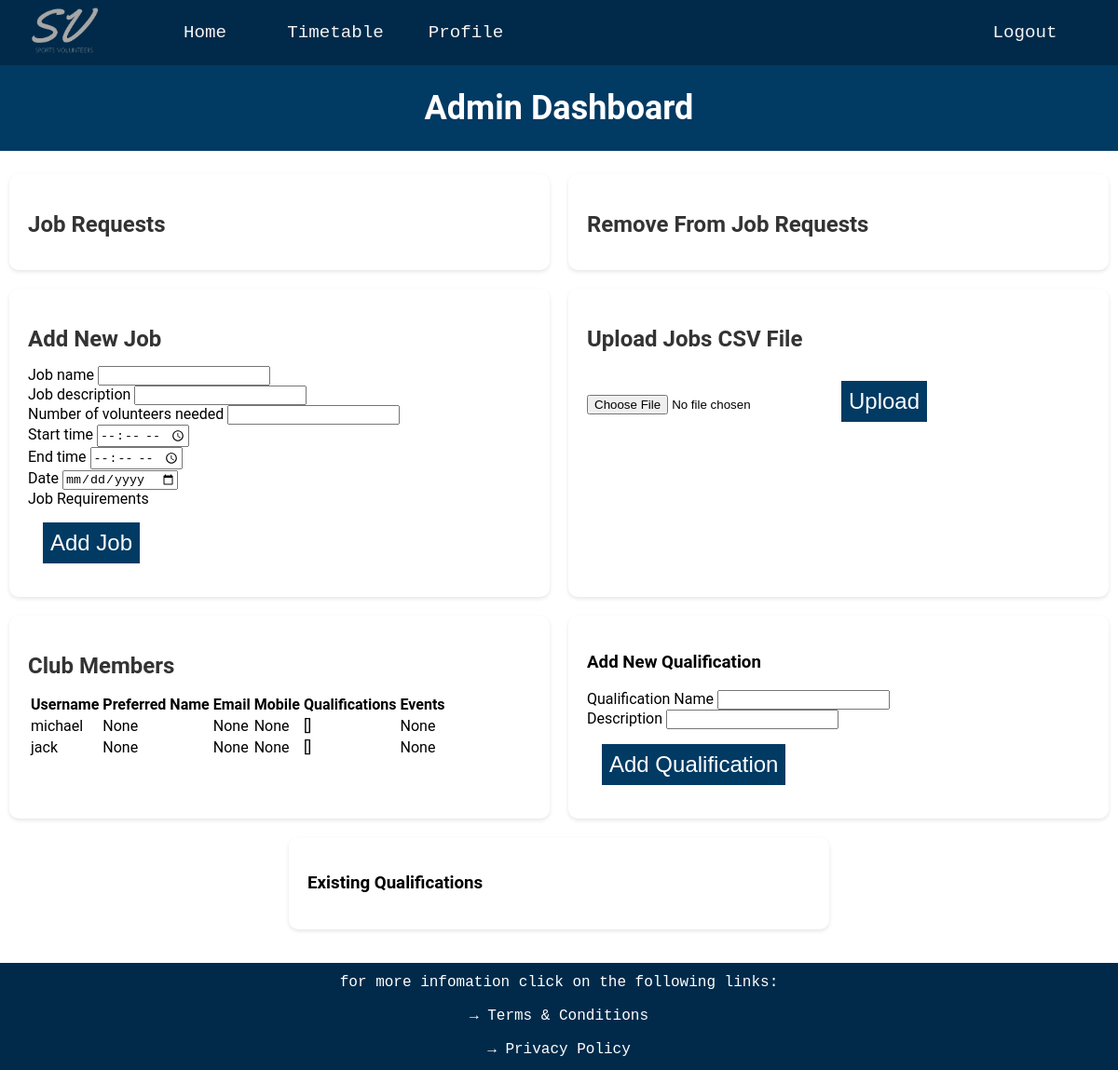
The page /admin on the database its author committed.
### website/databases.py (models this page shows, shortened)
class User(UserMixin, db.Model):
    __tablename__ = 'users'
    user_id = db.Column(db.Integer, primary_key=True, autoincrement=True)
    username = db.Column(db.String(16), index=True, unique=True)
    password_hash = db.Column(db.String(64))
    email = db.Column(db.String(30))
    mobile = db.Column(db.String(15))
    preferred_name = db.Column(db.String(15))
    qualifications = db.Column(db.String(64))
    events = db.Column(db.String(100))
    admin = db.Column(db.Boolean)
    qualifications = db.relationship('Qualification', secondary=user_qualifications,
                        backref=db.backref('users', lazy='subquery'))

### website/routes.py (the view, shortened to what this page needs)
@app.route('/admin', methods=['GET', 'POST'])
def admin():
    users = User.query.all()
    qualifications = Qualification.query.all()
    new_job_form = newJobForm()
    requests = Requests.query.all()
    remove_requests = RemoveRequests.query.all()
    new_job_form.job_requirements.choices = [(q.qualifications_id, q.qualification_name) for q in qualifications]
    qualification_form = QualificationForm()
    return render_template('admin.html', users=users, new_job_form=new_job_form, qualification_form=qualification_form,
                           qualifications=qualifications, requests = requests, remove_requests = remove_requests)

### website/forms.py
class newJobForm(FlaskForm):
    job_name = StringField('Job name', validators=[input_required()])
    job_description = StringField('Job description', validators=[input_required()])
    volunteers_needed = IntegerField('Number of volunteers needed', validators=[input_required()])
    start_time = TimeField('Start time', validators=[input_required()])
    end_time = TimeField('End time', validators=[input_required()])
    date = DateField('Date', validators=[input_required()], format='%Y-%m-%d')
    job_requirements = MultiCheckboxField('Job Requirements', coerce=int)
    submit = SubmitField('Add Job')

class QualificationForm(FlaskForm):
    qualification_name = StringField('Qualification Name', validators=[input_required()])
    qualification_description = StringField('Description', validators=[input_required()])
    submit = SubmitField('Add Qualification')

### website/templates/admin.html (shortened to what this page needs)
{% extends "layout.html" %}
{% block page_content %}
<div class="p-title-box">
    <h1 class = 'profile-title'>Admin Dashboard</h1>
</div>
<div class="admin-container">
    <div class="admin-box admin-scrollable-box">
        <h2>Job Requests</h2>
    </div>
    <div class="admin-box admin-scrollable-box">
        <h2>Remove From Job Requests</h2>
    </div>
    <div class="admin-box">
        <h2>Add New Job</h2>
        <form action="" method="POST">
            <div>
                {{ new_job_form.job_name.label }} {{ new_job_form.job_name() }}
            </div>
            <div>
                {{ new_job_form.job_description.label }} {{ new_job_form.job_description() }}
            </div>
            <div>
                {{ new_job_form.volunteers_needed.label }} {{ new_job_form.volunteers_needed() }}
            </div>
            <div>
                {{ new_job_form.start_time.label }} {{ new_job_form.start_time() }}
            </div>
            <div>
                {{ new_job_form.end_time.label }} {{ new_job_form.end_time() }}
            </div>
            <div>
                {{ new_job_form.date.label }} {{ new_job_form.date() }}
            </div>
            <div>
                {{ new_job_form.job_requirements.label }}
            </div>
            <div>
                {{ new_job_form.submit() }}
            </div>
        </form>
    </div>
    <div class="admin-box">
        <h2>Upload Jobs CSV File</h2>
        <form method="POST" action="/upload_jobs" enctype="multipart/form-data">
            <input type="file" name="file">
            <input type="submit" value="Upload" class="btn">
        </form>
    </div>
    <div class="admin-box admin-scrollable-box">
        <h2>Club Members</h2>
        <table>
            <thead>
                <tr>
                    <th>Username</th>
                    <th>Preferred Name</th>
                    <th>Email</th>
                    <th>Mobile</th>
                    <th>Qualifications</th>
                    <th>Events</th>
                </tr>
            </thead>
            <tbody>
            {% for user in users %}
            <tr>
                <td>{{ user.username }}</td>
                <td>{{ user.preferred_name }}</td>
                <td>{{ user.email }}</td>
                <td>{{ user.mobile }}</td>
                <td>{{ user.qualifications }}</td>
                <td>{{ user.events }}</td>
            </tr>
            {% endfor %}
            </tbody>
        </table>
    </div>
    <div class="admin-box">
        <h3>Add New Qualification</h3>
        <form action="" method="POST">
            <div>
                {{ qualification_form.qualification_name.label }} {{ qualification_form.qualification_name() }}
            </div>
            <div>
                {{ qualification_form.qualification_description.label }} {{ qualification_form.qualification_description() }}
            </div>
            <div>
                {{ qualification_form.submit() }}
            </div>
        </form>
    </div>
    <div class="admin-box admin-scrollable-box">
        <h3>Existing Qualifications</h3>
    </div>
</div>
{% endblock %}

### website/static/styles.css (style rules this page uses)
.btn { display: inline-block; background: #3bb4ff; color: #fff; padding: 8px 30px; margin: 30px 0; border-radius: 30px; transition: background 0.5s; }
.profile-title, .timetable-title { text-align: center; font-size: 3vw; color: white; }
.p-title-box, .timetable-title-box { background-color: #013A63; padding: 1px; margin-bottom: 25px; }
input[type='submit' i] { display: inline-block; margin: 1rem 0rem 1rem 1rem; background-color: #013A63; color: white; border: none; outline: none; cursor: pointer; border-radius: 0; font-size: 3vh; padding: 0.5rem; }
.admin-container { display: flex; flex-wrap: wrap; justify-content: space-around; margin-top: 20px; }
.admin-box { background-color: #ffffff; border-radius: 10px; box-shadow: 0 2px 4px rgba(0,0,0,0.1); width: 45%; margin-bottom: 20px; padding: 20px; }
.admin-scrollable-box { max-height: 400px; overflow: auto; }
.admin-box h2 { color: #333; margin-bottom: 15px; }

### rows shown on the page
User: username "michael", preferred_name "None", email "None", mobile "None", qualifications "[]", events "None"
User: username "jack", preferred_name "None", email "None", mobile "None", qualifications "[]", events "None"

### other values the page prints
{{ new_job_form.job_name.label }} "Job name"
{{ new_job_form.job_description.label }} "Job description"
{{ new_job_form.volunteers_needed.label }} "Number of volunteers needed"
{{ new_job_form.start_time.label }} "Start time"
{{ new_job_form.end_time.label }} "End time"
{{ new_job_form.date.label }} "Date"
{{ new_job_form.job_requirements.label }} "Job Requirements"
{{ qualification_form.qualification_name.label }} "Qualification Name"
{{ qualification_form.qualification_description.label }} "Description"
